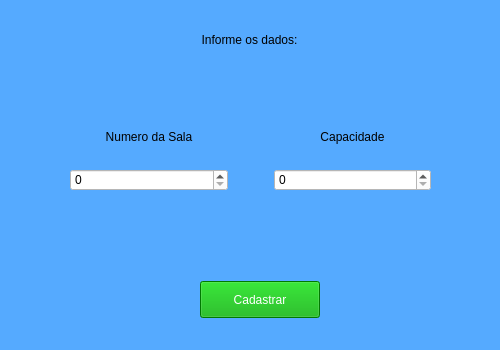
<?xml version="1.0" encoding="UTF-8"?>
<ui version="4.0">
 <class>Form</class>
 <widget class="QWidget" name="Form">
  <property name="geometry">
   <rect>
    <x>0</x>
    <y>0</y>
    <width>500</width>
    <height>350</height>
   </rect>
  </property>
  <property name="minimumSize">
   <size>
    <width>500</width>
    <height>350</height>
   </size>
  </property>
  <property name="maximumSize">
   <size>
    <width>500</width>
    <height>350</height>
   </size>
  </property>
  <property name="windowTitle">
   <string>Form</string>
  </property>
  <property name="styleSheet">
   <string notr="true">background-color: rgb(85, 170, 255);</string>
  </property>
  <widget class="QWidget" name="horizontalLayoutWidget">
   <property name="geometry">
    <rect>
     <x>-1</x>
     <y>0</y>
     <width>501</width>
     <height>80</height>
    </rect>
   </property>
   <layout class="QHBoxLayout" name="horizontalLayout">
    <item>
     <widget class="QLabel" name="label">
      <property name="styleSheet">
       <string notr="true">font: 75 11pt &quot;MS Shell Dlg 2&quot;;</string>
      </property>
      <property name="text">
       <string>Informe os dados:</string>
      </property>
      <property name="alignment">
       <set>Qt::AlignCenter</set>
      </property>
     </widget>
    </item>
   </layout>
  </widget>
  <widget class="QWidget" name="horizontalLayoutWidget_2">
   <property name="geometry">
    <rect>
     <x>0</x>
     <y>60</y>
     <width>501</width>
     <height>181</height>
    </rect>
   </property>
   <layout class="QHBoxLayout" name="horizontalLayout_2">
    <property name="leftMargin">
     <number>50</number>
    </property>
    <property name="rightMargin">
     <number>50</number>
    </property>
    <item>
     <layout class="QVBoxLayout" name="verticalLayout">
      <property name="leftMargin">
       <number>20</number>
      </property>
      <property name="topMargin">
       <number>50</number>
      </property>
      <property name="rightMargin">
       <number>20</number>
      </property>
      <property name="bottomMargin">
       <number>50</number>
      </property>
      <item>
       <widget class="QLabel" name="label_2">
        <property name="styleSheet">
         <string notr="true">font: 75 11pt &quot;MS Shell Dlg 2&quot;;</string>
        </property>
        <property name="text">
         <string>Numero da Sala</string>
        </property>
        <property name="alignment">
         <set>Qt::AlignCenter</set>
        </property>
       </widget>
      </item>
      <item>
       <widget class="QSpinBox" name="spinBoxNumero">
        <property name="styleSheet">
         <string notr="true">background-color: rgb(255, 255, 255);</string>
        </property>
       </widget>
      </item>
     </layout>
    </item>
    <item>
     <layout class="QVBoxLayout" name="verticalLayout_3">
      <property name="leftMargin">
       <number>20</number>
      </property>
      <property name="topMargin">
       <number>50</number>
      </property>
      <property name="rightMargin">
       <number>20</number>
      </property>
      <property name="bottomMargin">
       <number>50</number>
      </property>
      <item>
       <widget class="QLabel" name="label_4">
        <property name="styleSheet">
         <string notr="true">font: 75 11pt &quot;MS Shell Dlg 2&quot;;</string>
        </property>
        <property name="text">
         <string>Capacidade</string>
        </property>
        <property name="alignment">
         <set>Qt::AlignCenter</set>
        </property>
       </widget>
      </item>
      <item>
       <widget class="QSpinBox" name="spinBoxCapacidade">
        <property name="styleSheet">
         <string notr="true">background-color: rgb(255, 255, 255);</string>
        </property>
       </widget>
      </item>
     </layout>
    </item>
   </layout>
  </widget>
  <widget class="QWidget" name="horizontalLayoutWidget_3">
   <property name="geometry">
    <rect>
     <x>0</x>
     <y>260</y>
     <width>520</width>
     <height>80</height>
    </rect>
   </property>
   <layout class="QHBoxLayout" name="horizontalLayout_3">
    <property name="leftMargin">
     <number>0</number>
    </property>
    <property name="rightMargin">
     <number>0</number>
    </property>
    <item>
     <widget class="QPushButton" name="btnCadastrar">
      <property name="minimumSize">
       <size>
        <width>120</width>
        <height>37</height>
       </size>
      </property>
      <property name="maximumSize">
       <size>
        <width>120</width>
        <height>37</height>
       </size>
      </property>
      <property name="styleSheet">
       <string notr="true">font: 75 11pt &quot;MS Shell Dlg 2&quot;;
background-color: rgb(0, 170, 0);
color: rgb(255, 255, 255);</string>
      </property>
      <property name="text">
       <string>Cadastrar</string>
      </property>
     </widget>
    </item>
   </layout>
  </widget>
 </widget>
 <resources/>
 <connections/>
</ui>
